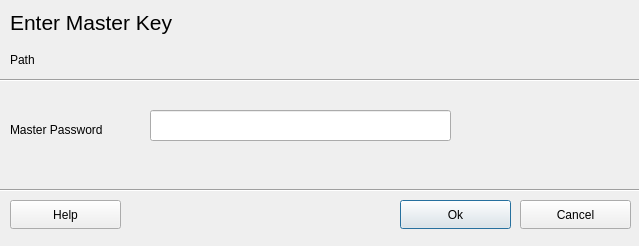
<?xml version="1.0" encoding="UTF-8"?>
<ui version="4.0">
 <class>OpenDatabase</class>
 <widget class="QDialog" name="OpenDatabase">
  <property name="geometry">
   <rect>
    <x>0</x>
    <y>0</y>
    <width>639</width>
    <height>246</height>
   </rect>
  </property>
  <property name="windowTitle">
   <string>Dialog</string>
  </property>
  <widget class="Line" name="line">
   <property name="geometry">
    <rect>
     <x>-10</x>
     <y>70</y>
     <width>651</width>
     <height>20</height>
    </rect>
   </property>
   <property name="orientation">
    <enum>Qt::Orientation::Horizontal</enum>
   </property>
  </widget>
  <widget class="QLabel" name="label">
   <property name="geometry">
    <rect>
     <x>10</x>
     <y>10</y>
     <width>201</width>
     <height>41</height>
    </rect>
   </property>
   <property name="font">
    <font>
     <pointsize>16</pointsize>
    </font>
   </property>
   <property name="text">
    <string>Enter Master Key</string>
   </property>
   <property name="alignment">
    <set>Qt::AlignmentFlag::AlignLeading|Qt::AlignmentFlag::AlignLeft|Qt::AlignmentFlag::AlignTop</set>
   </property>
  </widget>
  <widget class="QLabel" name="databasePathLabel">
   <property name="geometry">
    <rect>
     <x>10</x>
     <y>50</y>
     <width>631</width>
     <height>20</height>
    </rect>
   </property>
   <property name="text">
    <string>Path</string>
   </property>
  </widget>
  <widget class="QLineEdit" name="passwordLine">
   <property name="geometry">
    <rect>
     <x>150</x>
     <y>110</y>
     <width>301</width>
     <height>31</height>
    </rect>
   </property>
  </widget>
  <widget class="QLabel" name="label_2">
   <property name="geometry">
    <rect>
     <x>10</x>
     <y>120</y>
     <width>111</width>
     <height>20</height>
    </rect>
   </property>
   <property name="text">
    <string>Master Password</string>
   </property>
  </widget>
  <widget class="Line" name="line_2">
   <property name="geometry">
    <rect>
     <x>-10</x>
     <y>180</y>
     <width>651</width>
     <height>20</height>
    </rect>
   </property>
   <property name="orientation">
    <enum>Qt::Orientation::Horizontal</enum>
   </property>
  </widget>
  <widget class="QPushButton" name="okButton">
   <property name="geometry">
    <rect>
     <x>400</x>
     <y>200</y>
     <width>111</width>
     <height>29</height>
    </rect>
   </property>
   <property name="text">
    <string>Ok</string>
   </property>
  </widget>
  <widget class="QPushButton" name="cancelButton">
   <property name="geometry">
    <rect>
     <x>520</x>
     <y>200</y>
     <width>111</width>
     <height>29</height>
    </rect>
   </property>
   <property name="text">
    <string>Cancel</string>
   </property>
  </widget>
  <widget class="QPushButton" name="helpButton">
   <property name="geometry">
    <rect>
     <x>10</x>
     <y>200</y>
     <width>111</width>
     <height>29</height>
    </rect>
   </property>
   <property name="text">
    <string>Help</string>
   </property>
  </widget>
  <widget class="QLabel" name="passwordCheckLabel">
   <property name="geometry">
    <rect>
     <x>150</x>
     <y>150</y>
     <width>231</width>
     <height>20</height>
    </rect>
   </property>
   <property name="text">
    <string/>
   </property>
  </widget>
 </widget>
 <resources/>
 <connections/>
</ui>
